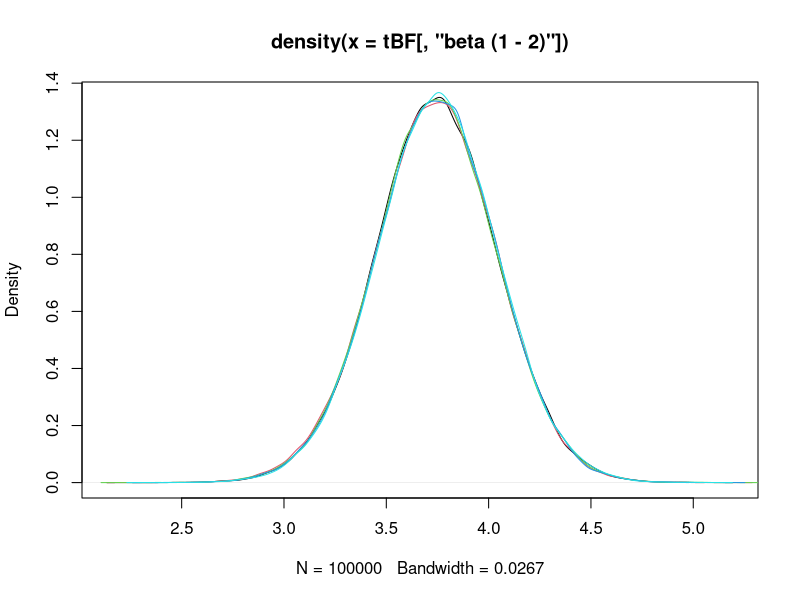

Generate this figure with R:
# effSize is the "population" effect size.
# rVals are the r values you want to test (the default value, .707, is always tested)
effSize = 4
rVals = c(.1, .5, 1, 1.414)

df =  data.frame(factorA = gl(2,25))
df$DV = rnorm(50, mean=-as.numeric(df$factorA)*effSize)
# I negate the effSize just because of how as.numeric works. Ignore it.

library(BayesFactor)
HDIs = "95% HDIs:\n.707:\t" # Just a string to store the HDIs
# test the default, .707
tBF = ttestBF(form=DV~factorA, data=df, posterior=TRUE, iterations=100000)
HDIs = paste0(HDIs, round(quantile(tBF[,"beta (1 - 2)"], probs=.025), 3), " ", 
              round(quantile(tBF[,"beta (1 - 2)"], probs=.975), 3), "\n")
#Plot the posteriors for the difference between groups using the default "rscale", in black
plot(density(tBF[,"beta (1 - 2)"]))

# used to vary the colour of the lines
cl=2

for (r in 1:length(rVals)) {
  # cycle through the rVals and collect posteriors.
  tBF=ttestBF(form=DV~factorA, data=df, posterior=TRUE, iterations=100000, rscale=rVals[r])
  lines(density(tBF[,"beta (1 - 2)"]), col=cl)
  cl = cl+1
  HDIs = paste0(HDIs, rVals[r], ":\t", round(quantile(tBF[,"beta (1 - 2)"], probs=.025), 3), " ", 
                round(quantile(tBF[,"beta (1 - 2)"], probs=.975), 3), "\n")
  
}
cat(paste0(HDIs, "True value is ", effSize, "\nSample mean is ", -coef(lm(DV~factorA, df))[2]))
